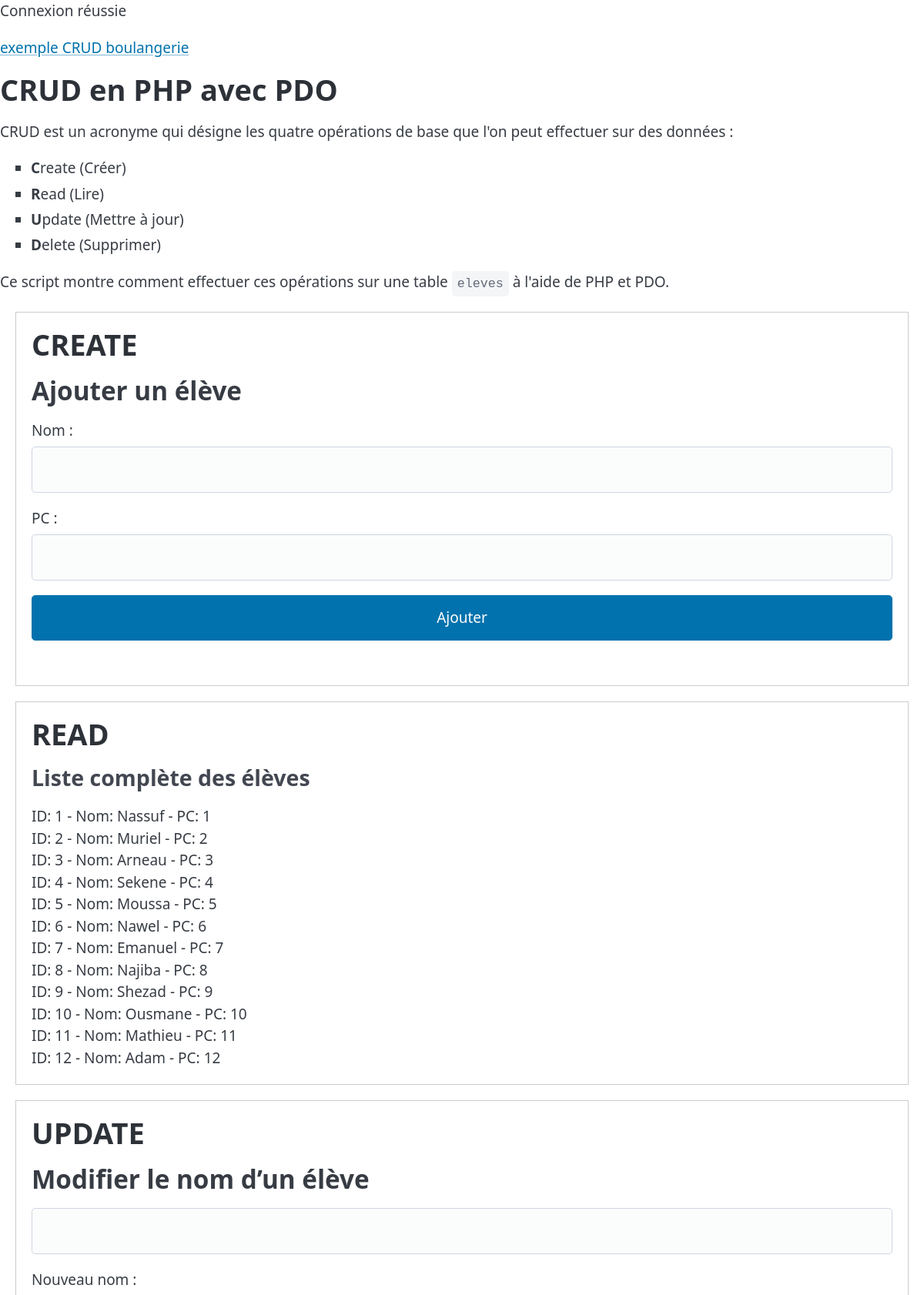
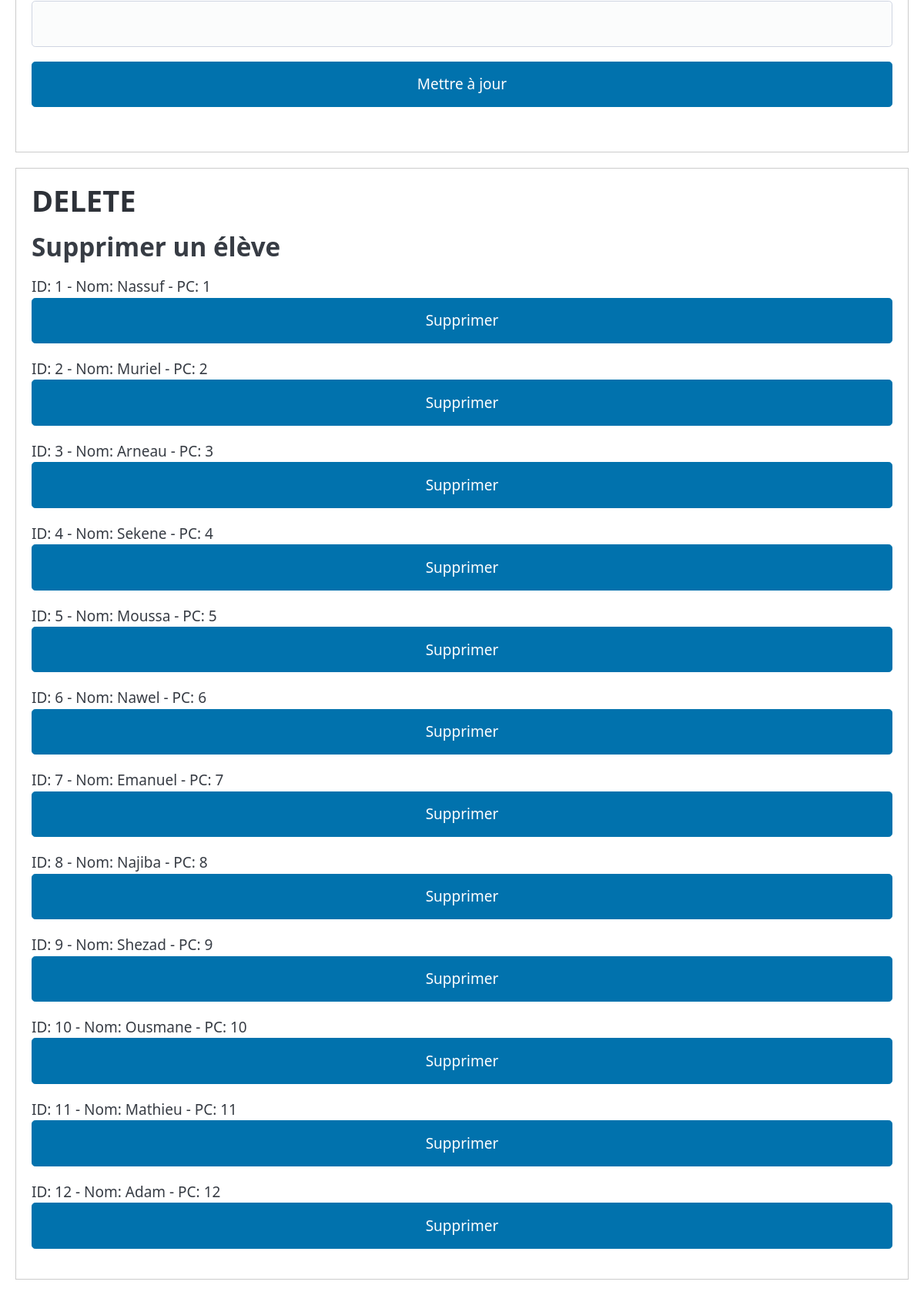
Page /pages/12CRUD/exempleAvecPLusieursFichiers/exemple1/index.php on the committed database (2 pictures, top to bottom).
### tables this page shows
CREATE TABLE eleves (
    id INT AUTO_INCREMENT PRIMARY KEY,
    nom VARCHAR(50) NOT NULL,
    ordinateur_numero INT NOT NULL
);

### pages/12CRUD/exempleAvecPLusieursFichiers/exemple1/controller/01createController.php (called while the page is built, shortened)
<?php
include_once "view/01create.php";

### pages/12CRUD/exempleAvecPLusieursFichiers/exemple1/controller/02readController.php (called while the page is built)
<?php
$sqlAll = "SELECT * FROM eleves";
$stmtAll = $pdo->prepare($sqlAll);
$stmtAll->execute();
$eleves = $stmtAll->fetchAll();
include_once "view/02read.php";
?>

### pages/12CRUD/exempleAvecPLusieursFichiers/exemple1/controller/03updateController.php (called while the page is built, shortened)
<?php
include_once "view/03update.php";
?>

### pages/12CRUD/exempleAvecPLusieursFichiers/exemple1/controller/04deleteController.php (called while the page is built, shortened)
<?php
include_once "view/04delete.php";

### pages/12CRUD/exempleAvecPLusieursFichiers/exemple1/view/04delete.php (the view, shortened to what this page needs)
<div class="box">
<h1>DELETE</h1>
<h2>Supprimer un élève</h2>
<?php foreach ($eleves as $e): ?>
    <form method="POST" style="display:inline">
        ID: <?= $e['id'] ?> - Nom: <?= $e['nom'] ?> - PC: <?= $e['ordinateur_numero'] ?>
        <input type="submit" name="sup" value="Supprimer">
    </form><br>
<?php endforeach; ?>
</div>

### pages/12CRUD/exempleAvecPLusieursFichiers/exemple1/index.php (shortened to what this page needs)
<?php
require_once "config/bdd.php";
?>
<!DOCTYPE html>
<html lang="fr">
<head>
    <link rel="stylesheet" href="https://cdn.jsdelivr.net/npm/@picocss/pico@2/css/pico.min.css">
</head>
<body>
    <header>
        <a href="exemple/boulangerieCrud/index.php">exemple CRUD boulangerie</a>
    </header>
<h1>CRUD en PHP avec PDO</h1>
<p>CRUD est un acronyme qui désigne les quatre opérations de base que l'on peut effectuer sur des données :</p>
<ul>
    <li><strong>C</strong>reate (Créer)</li>
    <li><strong>R</strong>ead (Lire)</li>
    <li><strong>U</strong>pdate (Mettre à jour)</li>
    <li><strong>D</strong>elete (Supprimer)</li>
</ul>
<p>Ce script montre comment effectuer ces opérations sur une table <code>eleves</code> à l'aide de PHP et PDO.</p>
<?php
include_once "controller/01createController.php";
include_once "controller/02readController.php";
include_once "controller/03updateController.php";
include_once "controller/04deleteController.php";
?>
</body>
</html>

### pages/12CRUD/exempleAvecPLusieursFichiers/exemple1/view/01create.php
<div class="box">
<h1>CREATE</h1>
    <h2>Ajouter un élève</h2>
    <form method="POST">
        <label for="nom">Nom :</label>
        <input type="text" name="nom" required>
        <br>
        <label for="ordinateur_numero">PC :</label>
        <input type="text" name="ordinateur_numero" required>
        <br>
        <input type="submit" name="ajouter" value="Ajouter">
    </form>
</div>

### pages/12CRUD/exempleAvecPLusieursFichiers/exemple1/view/02read.php
<div class="box">
<h1>READ</h1>
<?php
echo "<h3>Liste complète des élèves</h3>";
foreach ($eleves as $index) {
    echo "ID: {$index['id']} - Nom: {$index['nom']} - PC: {$index['ordinateur_numero']}<br>";
}
?>
</div>

### pages/12CRUD/exempleAvecPLusieursFichiers/exemple1/view/03update.php
<div class="box">
<h1>UPDATE</h1>
<h2>Modifier le nom d’un élève</h2>
<form method="POST">
    <input type="number" name="id" required>
    <br>
    <label for="nom">Nouveau nom :</label>
    <input type="text" name="nom" required>
    <br>
    <input type="submit" name="modifier" value="Mettre à jour">
</form>
</div>

### pages/12CRUD/exempleAvecPLusieursFichiers/exemple1/index.php (style rules this page uses)
.box { border: 1px solid #ccc; padding: 20px; margin: 20px; }

### rows in the picture
eleves: id "1", nom "Nassuf", ordinateur_numero "1"
eleves: id "2", nom "Muriel", ordinateur_numero "2"
eleves: id "3", nom "Arneau", ordinateur_numero "3"
eleves: id "4", nom "Sekene", ordinateur_numero "4"
eleves: id "5", nom "Moussa", ordinateur_numero "5"
eleves: id "6", nom "Nawel", ordinateur_numero "6"
eleves: id "7", nom "Emanuel", ordinateur_numero "7"
eleves: id "8", nom "Najiba", ordinateur_numero "8"
eleves: id "9", nom "Shezad", ordinateur_numero "9"
eleves: id "10", nom "Ousmane", ordinateur_numero "10"
eleves: id "11", nom "Mathieu", ordinateur_numero "11"
eleves: id "12", nom "Adam", ordinateur_numero "12"
